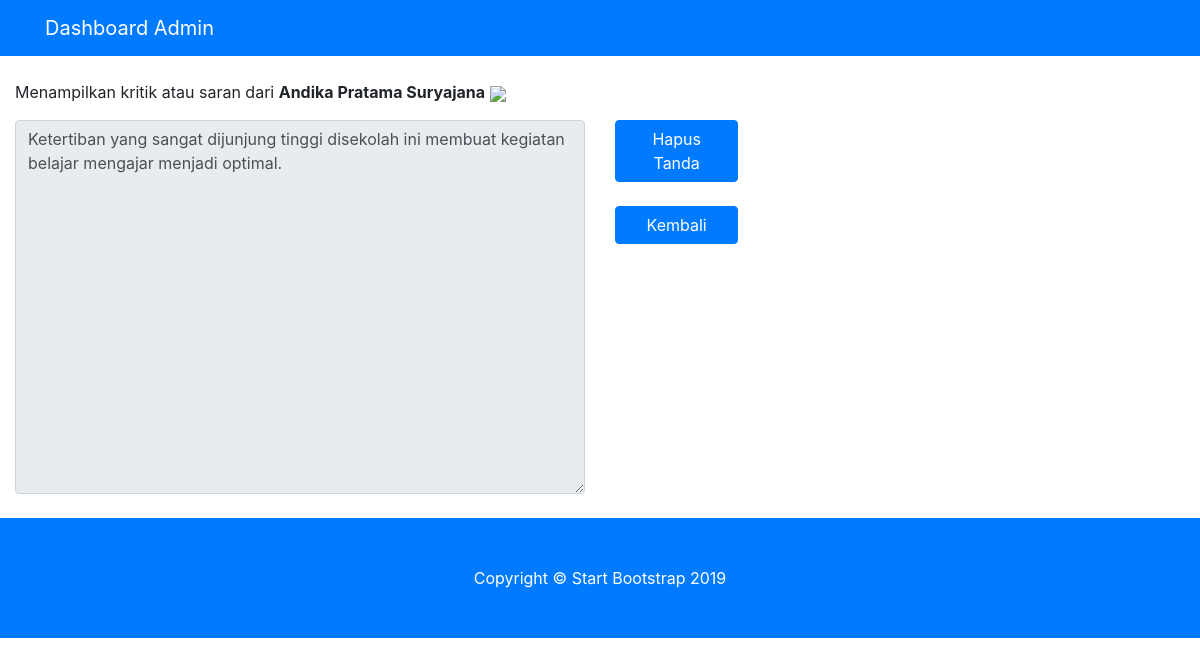
The page /dashboard/kritik_saran/kritik_saran_show.php?idKritik=8 on the database its author committed.
### tables this page shows
CREATE TABLE IF NOT EXISTS `kritiksaran` (
  `idkritik` int(11) NOT NULL,
  `nama` varchar(100) DEFAULT NULL,
  `isi` varchar(255) DEFAULT NULL,
  `date` datetime DEFAULT NULL,
  `status` varchar(100) DEFAULT NULL,
  `bintang` varchar(10) DEFAULT NULL
);

### dashboard/kritik_saran/kritik_saran_show.php (the view, shortened to what this page needs)
<?php
include '../layout/header.php';
$query="select * from kritiksaran where idkritik=".$_GET['idKritik'];
$action=mysql_query($query);
$data=mysql_fetch_array($action);
?>
<br>
<div class="container-fluid">
	<p>Menampilkan kritik atau saran dari <b><?php echo $data['nama'];?></b> <?php if ($data['bintang']=="yes") {
		?>
		<img width="32px" src="gambar/star.png">
		<?php } ?></p>
		<div class="row">
			<div class="col-md-6 rounded">
				<textarea class="form-control" cols="20" rows="15" disabled><?php echo $data['isi'];?></textarea>
			</div>
			<div class="col-md-4">
				<?php if ($data['bintang']=="no") { ?>
					<a class="btn btn-primary col-md-4" href="kritik_saran_bintang.php?bintang=yes&idKritik=<?php echo $data['idkritik'];?>">Tandai</a><br><br>
				<?php
				}else{?>
					<a class="btn btn-primary col-md-4" href="kritik_saran_bintang.php?bintang=no&idKritik=<?php echo $data['idkritik'];?>">Hapus Tanda</a><br><br>
				<?php }?>
				<a class="btn btn-primary col-md-4" href="kritik_saran_data.php">Kembali</a>
			</div>
		</div>
	</div>
	<br>
	<?php
	include '../layout/footer.php';
	?>

### dashboard/kritik_saran/css/heroic-features.css (style rules this page uses)
body { padding-top: 56px; }

### rows shown on the page
kritiksaran: nama "Andika Pratama Suryajana", isi "Ketertiban yang sangat dijunjung tinggi disekolah ini membuat kegiatan belajar mengajar menjadi optimal."
